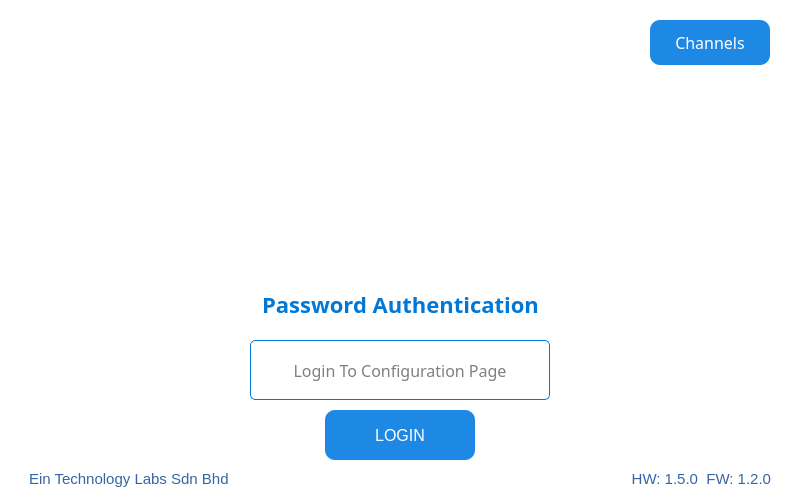
<?xml version="1.0" encoding="UTF-8"?>
<ui version="4.0">
 <class>LoginWidget</class>
 <widget class="QWidget" name="LoginWidget">
  <property name="geometry">
   <rect>
    <x>0</x>
    <y>0</y>
    <width>800</width>
    <height>480</height>
   </rect>
  </property>
  <property name="sizePolicy">
   <sizepolicy hsizetype="Fixed" vsizetype="Fixed">
    <horstretch>0</horstretch>
    <verstretch>0</verstretch>
   </sizepolicy>
  </property>
  <property name="maximumSize">
   <size>
    <width>800</width>
    <height>480</height>
   </size>
  </property>
  <property name="focusPolicy">
   <enum>Qt::NoFocus</enum>
  </property>
  <property name="windowTitle">
   <string>Login</string>
  </property>
  <property name="styleSheet">
   <string notr="true">background-color: rgb(255, 255, 255);</string>
  </property>
  <layout class="QVBoxLayout" name="verticalLayout" stretch="0,0,0,0,0,0,0">
   <property name="spacing">
    <number>5</number>
   </property>
   <property name="leftMargin">
    <number>20</number>
   </property>
   <property name="topMargin">
    <number>20</number>
   </property>
   <property name="rightMargin">
    <number>20</number>
   </property>
   <property name="bottomMargin">
    <number>10</number>
   </property>
   <item>
    <layout class="QHBoxLayout" name="horizontalLayout_6">
     <property name="rightMargin">
      <number>10</number>
     </property>
     <item>
      <spacer name="horizontalSpacer_9">
       <property name="orientation">
        <enum>Qt::Horizontal</enum>
       </property>
       <property name="sizeHint" stdset="0">
        <size>
         <width>40</width>
         <height>20</height>
        </size>
       </property>
      </spacer>
     </item>
     <item>
      <widget class="QPushButton" name="pushButton">
       <property name="sizePolicy">
        <sizepolicy hsizetype="Fixed" vsizetype="Fixed">
         <horstretch>0</horstretch>
         <verstretch>0</verstretch>
        </sizepolicy>
       </property>
       <property name="minimumSize">
        <size>
         <width>120</width>
         <height>45</height>
        </size>
       </property>
       <property name="font">
        <font>
         <family>Gilroy</family>
         <pointsize>-1</pointsize>
        </font>
       </property>
       <property name="styleSheet">
        <string notr="true">QPushButton {
    background-color: #1E88E5;   /* Blue */
    color: white;               /* White text */
    border: none;               /* No border line */
    border-radius: 10px;        /* Rounded corners */
    padding: 6px 20px;          /* Spacing inside */
    font-size: 16px;            /* Font size */
}

QPushButton:hover {
    background-color: #1565C0;  /* Darker blue on hover */
}

QPushButton:pressed {
    background-color: #0D47A1;  /* Darkest blue when pressed */
}

QPushButton:focus {
    outline: none;                 /* Remove dotted border */
    background-color: #074475;     /* Brighter blue highlight */
    border: 2px solid black;       /* White glow/border */
}</string>
       </property>
       <property name="text">
        <string>Channels</string>
       </property>
      </widget>
     </item>
    </layout>
   </item>
   <item>
    <widget class="QFrame" name="horizontalFrame">
     <property name="minimumSize">
      <size>
       <width>700</width>
       <height>200</height>
      </size>
     </property>
     <property name="maximumSize">
      <size>
       <width>800</width>
       <height>200</height>
      </size>
     </property>
     <property name="focusPolicy">
      <enum>Qt::ClickFocus</enum>
     </property>
     <layout class="QHBoxLayout" name="horizontalLayout_4">
      <property name="spacing">
       <number>0</number>
      </property>
      <property name="leftMargin">
       <number>0</number>
      </property>
      <property name="topMargin">
       <number>0</number>
      </property>
      <property name="rightMargin">
       <number>0</number>
      </property>
      <property name="bottomMargin">
       <number>0</number>
      </property>
      <item>
       <spacer name="horizontalSpacer_7">
        <property name="orientation">
         <enum>Qt::Horizontal</enum>
        </property>
        <property name="sizeHint" stdset="0">
         <size>
          <width>40</width>
          <height>20</height>
         </size>
        </property>
       </spacer>
      </item>
      <item>
       <widget class="QLabel" name="logoLabel">
        <property name="sizePolicy">
         <sizepolicy hsizetype="Preferred" vsizetype="Preferred">
          <horstretch>0</horstretch>
          <verstretch>0</verstretch>
         </sizepolicy>
        </property>
        <property name="minimumSize">
         <size>
          <width>300</width>
          <height>150</height>
         </size>
        </property>
        <property name="maximumSize">
         <size>
          <width>16777215</width>
          <height>150</height>
         </size>
        </property>
        <property name="focusPolicy">
         <enum>Qt::StrongFocus</enum>
        </property>
        <property name="styleSheet">
         <string notr="true">image: url(:/icons/logo.png);</string>
        </property>
        <property name="text">
         <string/>
        </property>
        <property name="alignment">
         <set>Qt::AlignCenter</set>
        </property>
       </widget>
      </item>
      <item>
       <spacer name="horizontalSpacer_8">
        <property name="orientation">
         <enum>Qt::Horizontal</enum>
        </property>
        <property name="sizeHint" stdset="0">
         <size>
          <width>40</width>
          <height>20</height>
         </size>
        </property>
       </spacer>
      </item>
     </layout>
    </widget>
   </item>
   <item>
    <widget class="QFrame" name="horizontalFrame">
     <property name="minimumSize">
      <size>
       <width>700</width>
       <height>60</height>
      </size>
     </property>
     <property name="maximumSize">
      <size>
       <width>800</width>
       <height>100</height>
      </size>
     </property>
     <layout class="QHBoxLayout" name="horizontalLayout_3">
      <property name="spacing">
       <number>0</number>
      </property>
      <property name="leftMargin">
       <number>0</number>
      </property>
      <property name="topMargin">
       <number>0</number>
      </property>
      <property name="rightMargin">
       <number>0</number>
      </property>
      <property name="bottomMargin">
       <number>0</number>
      </property>
      <item>
       <spacer name="horizontalSpacer_5">
        <property name="orientation">
         <enum>Qt::Horizontal</enum>
        </property>
        <property name="sizeHint" stdset="0">
         <size>
          <width>40</width>
          <height>20</height>
         </size>
        </property>
       </spacer>
      </item>
      <item>
       <widget class="QLabel" name="titleLabel">
        <property name="sizePolicy">
         <sizepolicy hsizetype="Fixed" vsizetype="Fixed">
          <horstretch>0</horstretch>
          <verstretch>0</verstretch>
         </sizepolicy>
        </property>
        <property name="font">
         <font>
          <family>Gilroy</family>
          <pointsize>-1</pointsize>
          <bold>true</bold>
         </font>
        </property>
        <property name="focusPolicy">
         <enum>Qt::ClickFocus</enum>
        </property>
        <property name="styleSheet">
         <string notr="true">font-size: 22px; font-weight: bold; color: #0078D7;</string>
        </property>
        <property name="text">
         <string>Password Authentication</string>
        </property>
        <property name="alignment">
         <set>Qt::AlignCenter</set>
        </property>
       </widget>
      </item>
      <item>
       <spacer name="horizontalSpacer_6">
        <property name="orientation">
         <enum>Qt::Horizontal</enum>
        </property>
        <property name="sizeHint" stdset="0">
         <size>
          <width>40</width>
          <height>20</height>
         </size>
        </property>
       </spacer>
      </item>
     </layout>
    </widget>
   </item>
   <item>
    <widget class="QFrame" name="pass_frame">
     <property name="minimumSize">
      <size>
       <width>700</width>
       <height>60</height>
      </size>
     </property>
     <property name="maximumSize">
      <size>
       <width>800</width>
       <height>100</height>
      </size>
     </property>
     <layout class="QHBoxLayout" name="horizontalLayout_2">
      <property name="spacing">
       <number>0</number>
      </property>
      <property name="leftMargin">
       <number>0</number>
      </property>
      <property name="topMargin">
       <number>0</number>
      </property>
      <property name="rightMargin">
       <number>0</number>
      </property>
      <property name="bottomMargin">
       <number>0</number>
      </property>
      <item>
       <spacer name="horizontalSpacer_3">
        <property name="orientation">
         <enum>Qt::Horizontal</enum>
        </property>
        <property name="sizeHint" stdset="0">
         <size>
          <width>40</width>
          <height>20</height>
         </size>
        </property>
       </spacer>
      </item>
      <item>
       <widget class="QLineEdit" name="passwordLineEdit">
        <property name="sizePolicy">
         <sizepolicy hsizetype="Fixed" vsizetype="Fixed">
          <horstretch>0</horstretch>
          <verstretch>0</verstretch>
         </sizepolicy>
        </property>
        <property name="minimumSize">
         <size>
          <width>300</width>
          <height>60</height>
         </size>
        </property>
        <property name="maximumSize">
         <size>
          <width>300</width>
          <height>60</height>
         </size>
        </property>
        <property name="font">
         <font>
          <family>Gilroy</family>
          <pointsize>-1</pointsize>
         </font>
        </property>
        <property name="focusPolicy">
         <enum>Qt::ClickFocus</enum>
        </property>
        <property name="styleSheet">
         <string notr="true">padding: 6px; font-size: 16px; border: 1px solid #0078D7; border-radius: 5px;</string>
        </property>
        <property name="inputMethodHints">
         <set>Qt::ImhHiddenText|Qt::ImhNoAutoUppercase|Qt::ImhNoPredictiveText|Qt::ImhSensitiveData</set>
        </property>
        <property name="echoMode">
         <enum>QLineEdit::Password</enum>
        </property>
        <property name="alignment">
         <set>Qt::AlignCenter</set>
        </property>
        <property name="dragEnabled">
         <bool>false</bool>
        </property>
        <property name="readOnly">
         <bool>true</bool>
        </property>
        <property name="placeholderText">
         <string>Login To Configuration Page</string>
        </property>
        <property name="clearButtonEnabled">
         <bool>false</bool>
        </property>
       </widget>
      </item>
      <item>
       <spacer name="horizontalSpacer_4">
        <property name="orientation">
         <enum>Qt::Horizontal</enum>
        </property>
        <property name="sizeHint" stdset="0">
         <size>
          <width>40</width>
          <height>20</height>
         </size>
        </property>
       </spacer>
      </item>
     </layout>
    </widget>
   </item>
   <item>
    <widget class="QFrame" name="horizontalFrame">
     <property name="sizePolicy">
      <sizepolicy hsizetype="Fixed" vsizetype="Fixed">
       <horstretch>0</horstretch>
       <verstretch>0</verstretch>
      </sizepolicy>
     </property>
     <property name="minimumSize">
      <size>
       <width>700</width>
       <height>60</height>
      </size>
     </property>
     <property name="maximumSize">
      <size>
       <width>800</width>
       <height>100</height>
      </size>
     </property>
     <layout class="QHBoxLayout" name="horizontalLayout">
      <property name="spacing">
       <number>0</number>
      </property>
      <property name="leftMargin">
       <number>0</number>
      </property>
      <property name="topMargin">
       <number>0</number>
      </property>
      <property name="rightMargin">
       <number>0</number>
      </property>
      <property name="bottomMargin">
       <number>0</number>
      </property>
      <item>
       <spacer name="horizontalSpacer">
        <property name="orientation">
         <enum>Qt::Horizontal</enum>
        </property>
        <property name="sizeHint" stdset="0">
         <size>
          <width>40</width>
          <height>20</height>
         </size>
        </property>
       </spacer>
      </item>
      <item>
       <widget class="QPushButton" name="loginButton">
        <property name="sizePolicy">
         <sizepolicy hsizetype="Fixed" vsizetype="Fixed">
          <horstretch>0</horstretch>
          <verstretch>0</verstretch>
         </sizepolicy>
        </property>
        <property name="minimumSize">
         <size>
          <width>150</width>
          <height>50</height>
         </size>
        </property>
        <property name="maximumSize">
         <size>
          <width>150</width>
          <height>50</height>
         </size>
        </property>
        <property name="focusPolicy">
         <enum>Qt::TabFocus</enum>
        </property>
        <property name="styleSheet">
         <string notr="true">QPushButton {
    background-color: #1E88E5;   /* Blue */
    color: white;               /* White text */
    border: none;               /* No border line */
    border-radius: 10px;        /* Rounded corners */
    padding: 6px 20px;          /* Spacing inside */
    font-size: 16px;            /* Font size */
}

QPushButton:hover {
    background-color: #1565C0;  /* Darker blue on hover */
}

QPushButton:pressed {
    background-color: #0D47A1;  /* Darkest blue when pressed */
}

QPushButton:focus {
    outline: none;                 /* Remove dotted border */
    background-color: #074475;     /* Brighter blue highlight */
    border: 2px solid black;       /* White glow/border */
}</string>
        </property>
        <property name="text">
         <string>LOGIN</string>
        </property>
       </widget>
      </item>
      <item>
       <spacer name="horizontalSpacer_2">
        <property name="orientation">
         <enum>Qt::Horizontal</enum>
        </property>
        <property name="sizeHint" stdset="0">
         <size>
          <width>40</width>
          <height>20</height>
         </size>
        </property>
       </spacer>
      </item>
     </layout>
    </widget>
   </item>
   <item>
    <spacer name="verticalSpacer">
     <property name="orientation">
      <enum>Qt::Vertical</enum>
     </property>
     <property name="sizeHint" stdset="0">
      <size>
       <width>20</width>
       <height>40</height>
      </size>
     </property>
    </spacer>
   </item>
   <item>
    <layout class="QHBoxLayout" name="horizontalLayout_5">
     <property name="leftMargin">
      <number>9</number>
     </property>
     <property name="rightMargin">
      <number>9</number>
     </property>
     <item>
      <widget class="QLabel" name="label_2">
       <property name="font">
        <font>
         <family>Ubuntu</family>
         <pointsize>11</pointsize>
         <italic>false</italic>
         <bold>false</bold>
        </font>
       </property>
       <property name="styleSheet">
        <string notr="true">color: rgb(52, 101, 164);
font: 11pt &quot;Ubuntu&quot;;</string>
       </property>
       <property name="text">
        <string>Ein Technology Labs Sdn Bhd</string>
       </property>
      </widget>
     </item>
     <item>
      <widget class="QLabel" name="hf">
       <property name="sizePolicy">
        <sizepolicy hsizetype="Preferred" vsizetype="Fixed">
         <horstretch>0</horstretch>
         <verstretch>0</verstretch>
        </sizepolicy>
       </property>
       <property name="font">
        <font>
         <family>Ubuntu</family>
         <pointsize>11</pointsize>
         <italic>false</italic>
         <bold>false</bold>
        </font>
       </property>
       <property name="styleSheet">
        <string notr="true">color: rgb(52, 101, 164);
font: 11pt &quot;Ubuntu&quot;;</string>
       </property>
       <property name="text">
        <string>HW: 1.5.0  FW: 1.2.0</string>
       </property>
       <property name="alignment">
        <set>Qt::AlignBottom|Qt::AlignRight|Qt::AlignTrailing</set>
       </property>
      </widget>
     </item>
    </layout>
   </item>
  </layout>
 </widget>
 <resources/>
 <connections/>
</ui>
